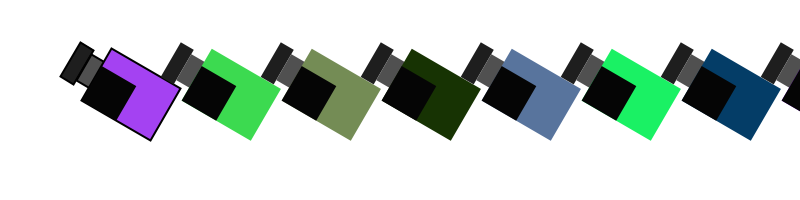
Frame 1 (no input)
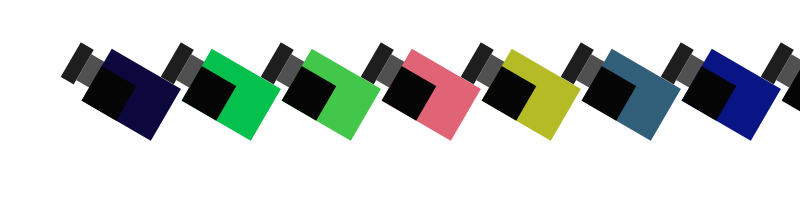
Frame 2 (the mouse pressed at the canvas centre, redrawn once)

The Processing sketch that drew these frames (run headless with seeded random() and noise(); the mouse was pressed at the canvas centre and the sketch redrawn once):

// Processing sketch: processing_116355
// ── processing_116355.pde

void setup() {
  size(800, 200);
  noLoop();
}

void draw() {
  background(255);
  smooth();


  for (int i=1; i<width; i+=100) {
    perfume (i, 100, int(random(244, 100)), random(5, 4));
  }
}

void perfume (float x, float y, float a, float b) {
  pushMatrix();
  translate(x, y);
  rotate(a);
  strokeWeight(2);
  fill(30);
  rect(50, 40, 40, 15);
  fill(80);
  rect(55, 55, 30, 20);
  fill(random(255), random(255), random(255));
  rect(40, 70, 60, 80);
  noStroke();
  fill(b);
  rect(40, 70, 40, 40);
  popMatrix();
}
